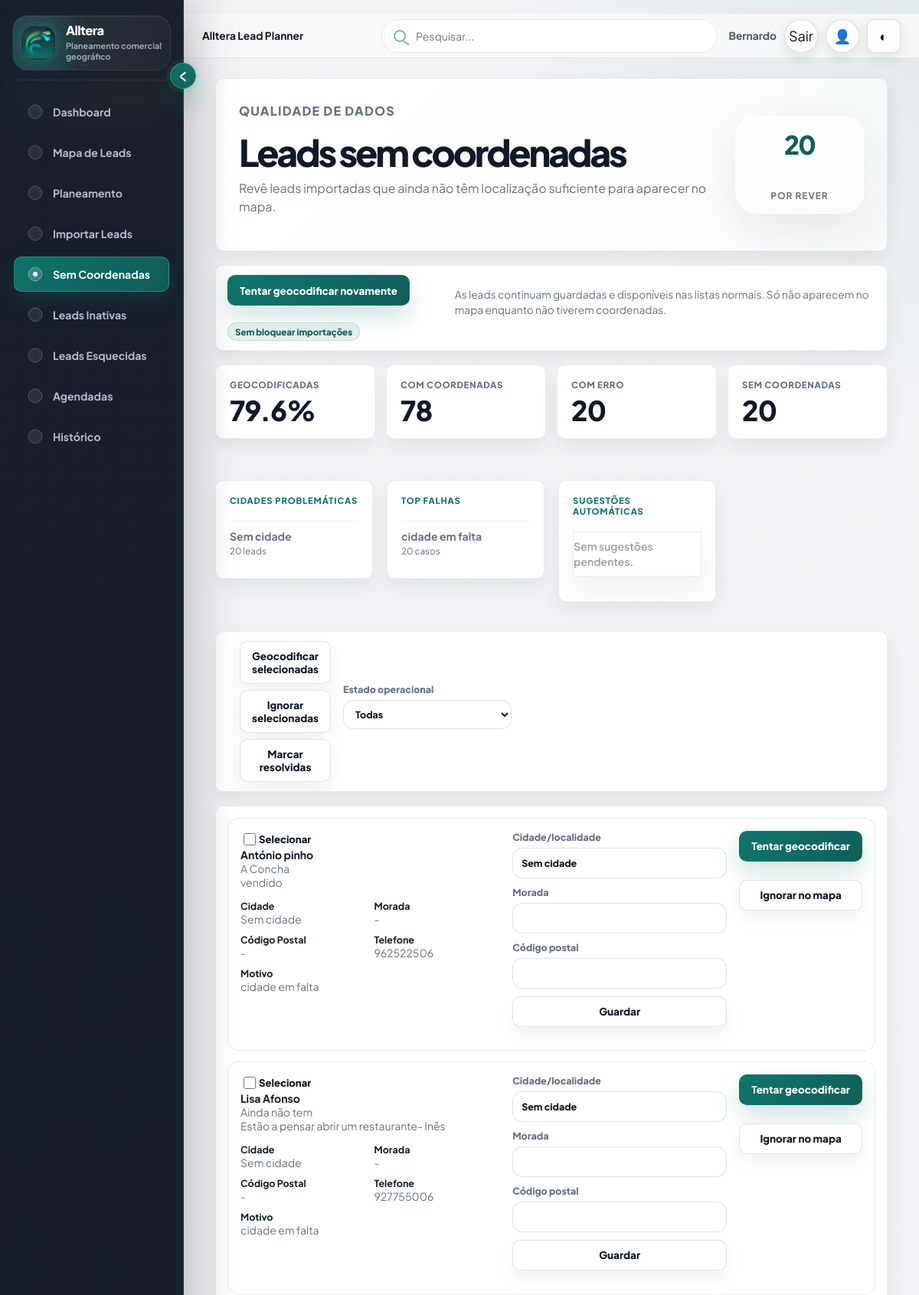
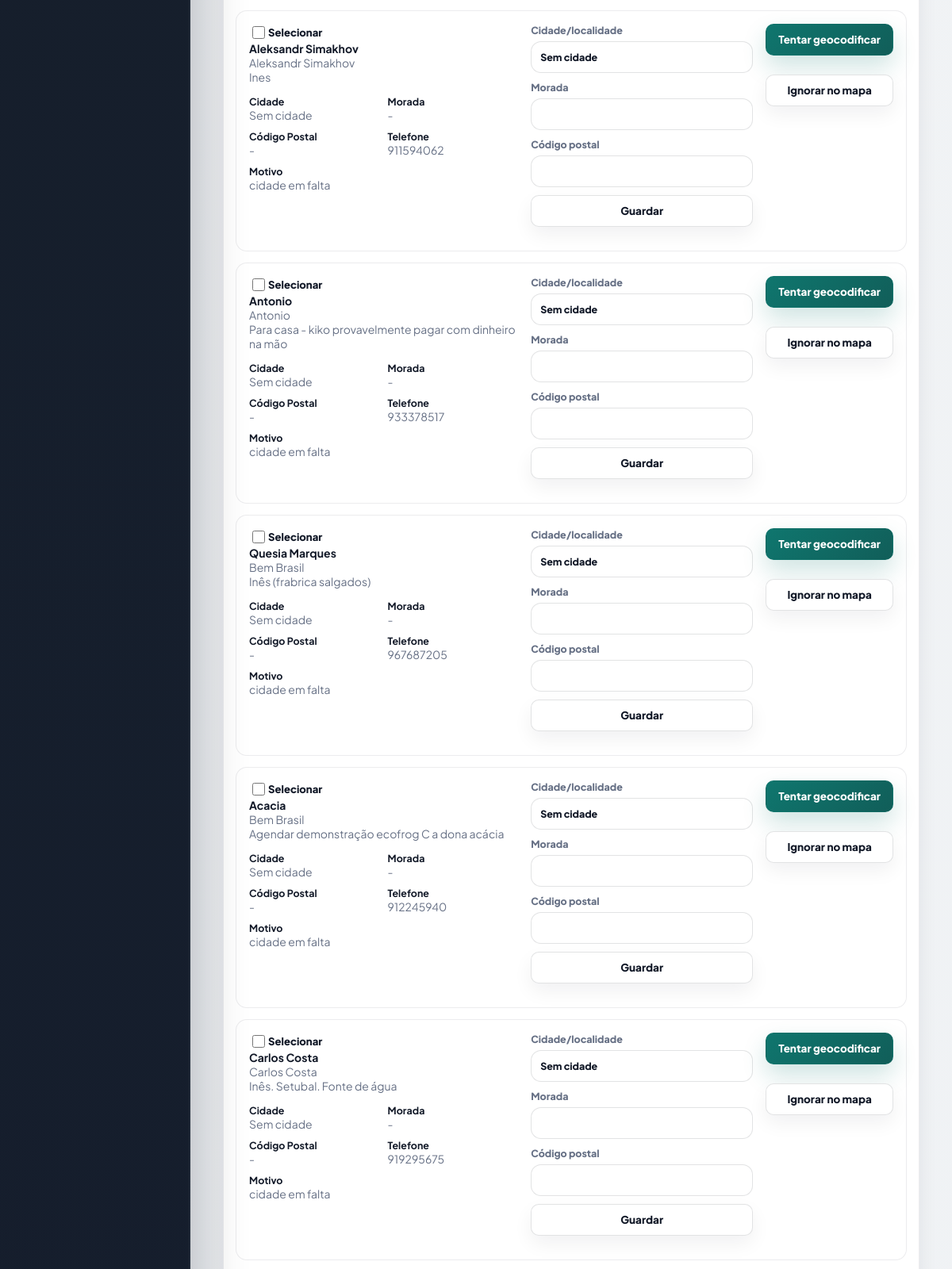
The app's page /sem-coordenadas (signed in, upper part) with its own data (2 pictures, top to bottom).
### PlataformaApoioDecisaoComercial/models.py (models this page shows, shortened)
class User(UserMixin, db.Model):
    __tablename__ = "users"
    id = db.Column(db.Integer, primary_key=True)
    nome = db.Column(db.String(120), nullable=False)
    email = db.Column(db.String(160), nullable=False, unique=True, index=True)
    password_hash = db.Column(db.String(255), nullable=False)
    role = db.Column(db.String(40), nullable=False, default="comercial")
    ativo = db.Column(db.Boolean, nullable=False, default=True)
    created_at = db.Column(db.DateTime, default=datetime.utcnow)
    @property
    def is_active(self):
        return bool(self.ativo)

class Lead(db.Model):
    id = db.Column(db.Integer, primary_key=True)
    nome_cliente = db.Column(db.String(180), nullable=True)
    area_negocio = db.Column(db.String(120), nullable=True)
    cidade = db.Column(db.String(80), nullable=True)
    empresa = db.Column(db.String(180), nullable=True)
    nome_empresa = db.Column(db.String(180), nullable=False)
    tipo_cliente = db.Column(db.String(80), nullable=False)
    morada = db.Column(db.String(220), nullable=True)
    codigo_postal = db.Column(db.String(20), nullable=True)
    localidade = db.Column(db.String(80), nullable=False)
    contacto = db.Column(db.String(120), nullable=True)
    telefone = db.Column(db.String(40), nullable=True)
    email = db.Column(db.String(160), nullable=True)
    categoria = db.Column(db.String(120), nullable=True)
    nif = db.Column(db.String(30), nullable=True)
    observacoes = db.Column(db.Text, nullable=True)
    observacoes_contacto = db.Column(db.Text, nullable=True)
    reuniao_info = db.Column(db.Text, nullable=True)
    classificacao_observacao = db.Column(db.String(80), nullable=True)
    motivo_classificacao = db.Column(db.Text, nullable=True)
    latitude = db.Column(db.Float, nullable=True)
    longitude = db.Column(db.Float, nullable=True)
    estado = db.Column(db.String(40), nullable=False, default="Por contactar")
    estado_lead = db.Column(db.String(40), nullable=True, default="Por contactar")
    prioridade = db.Column(db.String(20), nullable=True, default="Baixa")
    comercial_responsavel = db.Column(db.String(80), nullable=False, default="Flávia")
    data_novo_contacto = db.Column(db.Date, nullable=True)
    data_reuniao = db.Column(db.Date, nullable=True)
    hora_reuniao = db.Column(db.String(10), nullable=True)
    tags = db.Column(db.String(300), nullable=True)
    insight_tags = db.Column(db.String(400), nullable=True)
    insight_note = db.Column(db.Text, nullable=True)
    created_at = db.Column(db.DateTime, default=datetime.utcnow)
    updated_at = db.Column(db.DateTime, default=datetime.utcnow, onupdate=datetime.utcnow)
    historico = db.relationship(
        "HistoricoLead",
        backref="lead",
        cascade="all, delete-orphan",
        order_by="desc(HistoricoLead.created_at)",
    )
    def tag_list(self):
        return [tag.strip() for tag in (self.tags or "").split(",") if tag.strip()]

### PlataformaApoioDecisaoComercial/app.py (the view, shortened to what this page needs)
    @app.route("/sem-coordenadas", methods=["GET", "POST"])
    @login_required
    def sem_coordenadas():
        status_filter = request.args.get("estado", "todas")
        leads = [lead for lead in Lead.query.order_by(Lead.nome_empresa.asc()).all() if needs_coordinate_review(lead)]
        if status_filter == "ativas":
            leads = [lead for lead in leads if is_active_lead(lead)]
        elif status_filter == "inativas":
            leads = [lead for lead in leads if is_inactive_lead(lead)]
        rows = [{"lead": lead, "motivo": coordinate_review_reason(lead), "sugestao": city_suggestion(lead.cidade or lead.localidade)} for lead in leads]
        return render_template("sem_coordenadas.html", rows=rows, status_filter=status_filter, quality=coordinate_quality_context(rows))

### PlataformaApoioDecisaoComercial/templates/sem_coordenadas.html (shortened to what this page needs)
{% extends "base.html" %}
{% block content %}
<main class="page-shell history-page">
    <section class="panel import-hero history-hero">
        <div>
            <p class="eyebrow">Qualidade de dados</p>
            <h1>Leads sem coordenadas</h1>
            <p>Revê leads importadas que ainda não têm localização suficiente para aparecer no mapa.</p>
        </div>
        <div class="history-hero__meta">
            <span>{{ rows|length }}</span>
            <strong>por rever</strong>
        </div>
    </section>
    <section class="panel history-toolbar">
        <div>
            <form method="post">
                <button class="button" type="submit">Tentar geocodificar novamente</button>
            </form>
            <span class="tag tag--soft">Sem bloquear importações</span>
        </div>
        <p class="hint">As leads continuam guardadas e disponíveis nas listas normais. Só não aparecem no mapa enquanto não tiverem coordenadas.</p>
    </section>
    <section class="metric-grid dashboard-metrics">
        <article><span>Geocodificadas</span><strong>{{ quality.geocoded_percent }}%</strong></article>
        <article><span>Com coordenadas</span><strong>{{ quality.with_coords }}</strong></article>
        <article><span>Com erro</span><strong>{{ quality.total_errors }}</strong></article>
        <article><span>Sem coordenadas</span><strong>{{ quality.without_coords }}</strong></article>
    </section>
    <section class="dashboard-grid">
        <article class="panel dashboard-card">
            <p class="eyebrow">Cidades problemáticas</p>
            <div class="dashboard-list">
                {% for city, count in quality.problem_cities %}
                <span><strong>{{ city }}</strong><small>{{ count }} leads</small></span>
                {% else %}
                <p class="empty-state empty-state--quiet">Sem falhas por cidade.</p>
                {% endfor %}
            </div>
        </article>
        <article class="panel dashboard-card">
            <p class="eyebrow">Top falhas</p>
            <div class="dashboard-list">
                {% for reason, count in quality.top_failures %}
                <span><strong>{{ reason }}</strong><small>{{ count }} casos</small></span>
                {% else %}
                <p class="empty-state empty-state--quiet">Sem falhas.</p>
                {% endfor %}
            </div>
        </article>
        <article class="panel dashboard-card">
            <p class="eyebrow">Sugestões automáticas</p>
            <div class="dashboard-list">
                {% for suggestion in quality.suggestions %}
                <span><strong>{{ suggestion.lead.cidade or suggestion.lead.localidade }}</strong><small>Sugerido: {{ suggestion.suggested }}</small></span>
                {% else %}
                <p class="empty-state empty-state--quiet">Sem sugestões pendentes.</p>
                {% endfor %}
            </div>
        </article>
    </section>
    <section class="panel history-toolbar">
        <div class="bulk-actions">
            <button class="button secondary" form="bulkCoordsForm" name="action" value="bulk_retry" type="submit">Geocodificar selecionadas</button>
            <button class="button secondary" form="bulkCoordsForm" name="action" value="bulk_ignore" type="submit">Ignorar selecionadas</button>
            <button class="button secondary" form="bulkCoordsForm" name="action" value="bulk_resolved" type="submit">Marcar resolvidas</button>
        </div>
        <form class="inactive-filters" method="get">
            <label class="history-filter-label">Estado operacional
                <select name="estado" onchange="this.form.submit()">
                    <option value="todas" {% if status_filter == 'todas' %}selected{% endif %}>Todas</option>
                </select>
            </label>
        </form>
    </section>
    <section class="panel no-coords-panel">
        {% for item in rows %}
        {% set lead = item.lead %}
        <article class="no-coords-row">
            <div class="no-coords-main">
                <label class="check-row"><input form="bulkCoordsForm" type="checkbox" name="lead_ids" value="{{ lead.id }}"> Selecionar</label>
                <div>
                    <strong>{{ lead.nome_cliente or lead.nome_empresa }}</strong>
                    <span>{{ lead.nome_empresa }}</span>
                </div>
                <p>{{ lead.observacoes or lead.observacoes_contacto or "Sem observações" }}</p>
                <div class="no-coords-grid">
                    <span><b>Cidade</b>{{ lead.cidade or lead.localidade or "-" }}</span>
                    <span><b>Morada</b>{{ lead.morada or "-" }}</span>
                    <span><b>Código Postal</b>{{ lead.codigo_postal or "-" }}</span>
                    <span><b>Telefone</b>{{ lead.telefone or "-" }}</span>
                    <span><b>Motivo</b>{{ item.motivo }}</span>
                </div>
            </div>
            <form class="no-coords-form" method="post">
                <label>Cidade/localidade<input name="cidade" value="{{ lead.cidade or lead.localidade or '' }}"></label>
                <label>Morada<input name="morada" value="{{ lead.morada or '' }}"></label>
                <label>Código postal<input name="codigo_postal" value="{{ lead.codigo_postal or '' }}"></label>
                <button class="button secondary" type="submit">Guardar</button>
            </form>
            <div class="no-coords-actions">
                <form method="post">
                    <button class="button" type="submit">Tentar geocodificar</button>
                </form>
                <form method="post">
                    <button class="button secondary" type="submit">Ignorar no mapa</button>
                </form>
            </div>
        </article>
        {% else %}
        <p class="empty-state">Não existem leads sem coordenadas para rever.</p>
        {% endfor %}
    </section>
</main>
{% endblock %}

### PlataformaApoioDecisaoComercial/templates/base.html (shortened to what this page needs)
﻿<!doctype html>
<html lang="pt">
<head>
    <link rel="stylesheet" href="https://unpkg.com/leaflet@1.9.4/dist/leaflet.css">
    <link rel="stylesheet" href="{{ url_for('static', filename='css/styles.css') }}">
</head>
<body>
    <aside class="sidebar" aria-label="Navegação principal">
        <div class="sidebar__aura" aria-hidden="true"></div>
        <div class="sidebar__brand">
            <div class="sidebar__logo" aria-hidden="true">
                <img src="{{ url_for('static', filename='favicon-main.png') }}" alt="">
            </div>
            <div class="sidebar__brand-text">
                <div class="sidebar__name">Alltera</div>
                <div class="sidebar__subtitle">Planeamento comercial geográfico</div>
            </div>
        </div>
        <div class="sidebar__divider"></div>
        <nav class="sidebar__nav" aria-label="Menu">
            <a class="sidebar__link" data-tooltip="Dashboard" href="{{ url_for('dashboard') }}" {% if request.endpoint == 'dashboard' %}aria-current="page"{% endif %}>
                <span class="sidebar__icon" aria-hidden="true"></span>
                <span>Dashboard</span>
            </a>
            <a class="sidebar__link" data-tooltip="Mapa de Leads" href="{{ url_for('mapa_leads') }}" {% if request.endpoint == 'mapa_leads' %}aria-current="page"{% endif %}>
                <span class="sidebar__icon" aria-hidden="true"></span>
                <span>Mapa de Leads</span>
            </a>
            <a class="sidebar__link" data-tooltip="Planeamento" href="{{ url_for('planeamento') }}" {% if request.endpoint == 'planeamento' %}aria-current="page"{% endif %}>
                <span class="sidebar__icon" aria-hidden="true"></span>
                <span>Planeamento</span>
            </a>
            <a class="sidebar__link" data-tooltip="Importar Leads" href="{{ url_for('importar_leads') }}" {% if request.endpoint == 'importar_leads' %}aria-current="page"{% endif %}>
                <span class="sidebar__icon" aria-hidden="true"></span>
                <span>Importar Leads</span>
            </a>
            <a class="sidebar__link" data-tooltip="Sem Coordenadas" href="{{ url_for('sem_coordenadas') }}" {% if request.endpoint == 'sem_coordenadas' %}aria-current="page"{% endif %}>
                <span class="sidebar__icon" aria-hidden="true"></span>
                <span>Sem Coordenadas</span>
            </a>
            <a class="sidebar__link" data-tooltip="Leads Inativas" href="{{ url_for('leads_inativas') }}" {% if request.endpoint == 'leads_inativas' %}aria-current="page"{% endif %}>
                <span class="sidebar__icon" aria-hidden="true"></span>
                <span>Leads Inativas</span>
            </a>
            <a class="sidebar__link" data-tooltip="Leads Esquecidas" href="{{ url_for('esquecidas') }}" {% if request.endpoint == 'esquecidas' %}aria-current="page"{% endif %}>
                <span class="sidebar__icon" aria-hidden="true"></span>
                <span>Leads Esquecidas</span>
            </a>
            <a class="sidebar__link" data-tooltip="Agendadas" href="{{ url_for('agendadas') }}" {% if request.endpoint == 'agendadas' %}aria-current="page"{% endif %}>
                <span class="sidebar__icon" aria-hidden="true"></span>
                <span>Agendadas</span>
            </a>
            <a class="sidebar__link" data-tooltip="Histórico" href="{{ url_for('historico') }}" {% if request.endpoint == 'historico' %}aria-current="page"{% endif %}>
                <span class="sidebar__icon" aria-hidden="true"></span>
                <span>Histórico</span>
            </a>
        </nav>
        <button class="sidebar__collapse" id="sidebarToggle" type="button" aria-label="Recolher menu" aria-expanded="true">
        </button>
    </aside>
    <div class="app-shell">
        <header class="topbar topbar--minimal" aria-label="Barra superior">
            <div class="topbar__title">{% block header_title %}Alltera Lead Planner{% endblock %}</div>
            {% set ep = request.endpoint %}
            {% if ep in ["mapa_leads", "esquecidas", "sem_coordenadas", "agendadas", "historico"] %}
                <div class="global-search" role="search">
                    <input id="globalSearchInput" type="search" placeholder="Pesquisar..." autocomplete="off" aria-label="Pesquisa">
                </div>
            {% endif %}
            <div class="topbar__actions">
                {% if current_user.is_authenticated %}
                <span class="topbar-user" title="{{ current_user.email }}">{{ current_user.nome }}</span>
                <a class="topbar-icon-button" href="{{ url_for('logout') }}" title="Terminar sessao" aria-label="Terminar sessao">
                    <span aria-hidden="true">Sair</span>
                </a>
                {% endif %}
                <a class="topbar-icon-button" href="{{ url_for('todas_leads') }}" title="Todas as Leads" aria-label="Todas as Leads" {% if request.endpoint == 'todas_leads' %}aria-current="page"{% endif %}>
                    <span aria-hidden="true">👤</span>
                </a>
                <button class="theme-toggle topbar-icon-button" id="themeToggle" type="button" title="Alternar modo escuro" aria-label="Alternar modo escuro">
                </button>
            </div>
        </header>
        <div class="app-shell__content">
            {% block content %}{% endblock %}
        </div>
    </div>
</body>
</html>

### records on screen
User: nome "Bernardo"
Lead: cidade "Sem cidade", count "20", nome_cliente "António pinho", nome_empresa "A Concha", observacoes+observacoes_contacto "vendido", cidade "Sem cidade", morada "-", codigo_postal "-", telefone "962522506", cidade "Sem cidade"
Lead: nome_cliente "Lisa Afonso", nome_empresa "Ainda não tem", observacoes "Estão a pensar abrir um restaurante- Inês", cidade "Sem cidade", morada "-", codigo_postal "-", telefone "927755006", cidade "Sem cidade"
Lead: nome_cliente "Aleksandr Simakhov", nome_empresa "Aleksandr Simakhov", observacoes "Ines", cidade "Sem cidade", morada "-", codigo_postal "-", telefone "911594062", cidade "Sem cidade"
Lead: nome_cliente "Antonio", nome_empresa "Antonio", observacoes "Para casa - kiko provavelmente pagar com dinheiro na mão", cidade "Sem cidade", morada "-", codigo_postal "-", telefone "933378517", cidade "Sem cidade"
Lead: nome_cliente "Quesia Marques", nome_empresa "Bem Brasil", observacoes "Inês (frabrica salgados)", cidade "Sem cidade", morada "-", codigo_postal "-", telefone "967687205", cidade "Sem cidade"
Lead: nome_cliente "Acacia", nome_empresa "Bem Brasil", observacoes "Agendar demonstração ecofrog C a dona acácia", cidade "Sem cidade", morada "-", codigo_postal "-", telefone "912245940", cidade "Sem cidade"
Lead: nome_cliente "Carlos Costa", nome_empresa "Carlos Costa", observacoes "Inês. Setubal. Fonte de água", cidade "Sem cidade", morada "-", codigo_postal "-", telefone "919295675", cidade "Sem cidade"

### other values on screen
{{ rows|length }} "20"
{{ quality.geocoded_percent }} "79.6"
{{ quality.with_coords }} "78"
{{ quality.total_errors }} "20"
{{ quality.without_coords }} "20"
{{ reason }} "cidade em falta"
{{ count }} "20"
{{ item.motivo }} "cidade em falta" "cidade em falta" "cidade em falta" "cidade em falta" "cidade em falta" "cidade em falta" "cidade em falta"
